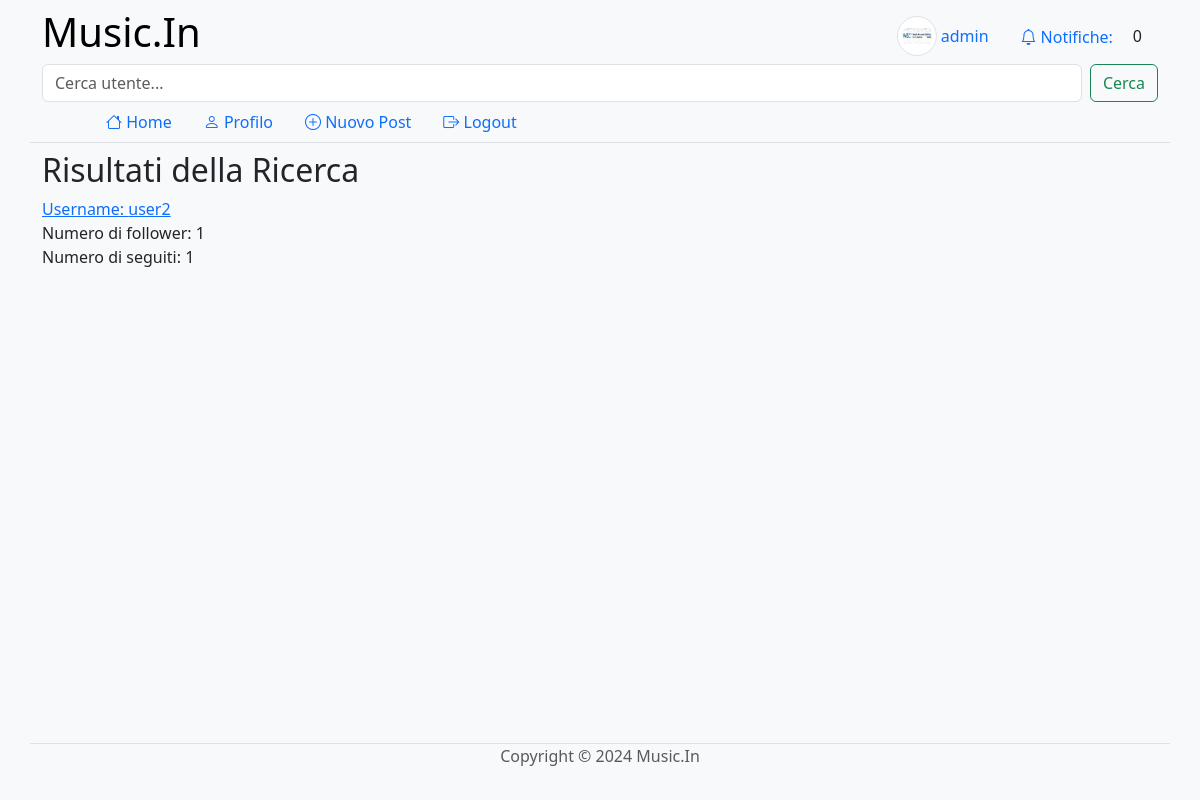
The app's page /search.php?user_id=2 (signed in) with its own data.
### tables this page shows
create table users (
     `id` int not null AUTO_INCREMENT,
     `username` varchar(255) not null,
     `password` varchar(255) not null,
     `email` varchar(255) not null,
     `name` varchar(255),
     `surname` varchar(255),
     `image` varchar(255),
     `genre_id` int,
     constraint `IDUser` primary key (`id`),
     unique key `username` (`username`),
     unique key `email` (`email`));

### search.php (called while the page is built, shortened)
<?php
require_once __DIR__ . '/bootstrap.php';
$searchTerm = isset($_GET['user_id']) ? $_GET['user_id'] : '';
$users = [];
if (!empty($searchTerm)) {
    try {
        if (is_numeric($searchTerm)) {
            $stmt = $dbh->getConnection()->prepare("
                SELECT u.id, u.username, u.name, u.surname,
                       COUNT(DISTINCT f1.follower_id) AS followers_count,
                       COUNT(DISTINCT f2.followed_id) AS followings_count
                FROM users u
                LEFT JOIN follows f1 ON u.id = f1.followed_id
                LEFT JOIN follows f2 ON u.id = f2.follower_id
                WHERE u.id = :user_id
                GROUP BY u.id, u.username, u.name, u.surname
            ");
            $stmt->bindValue(':user_id', $searchTerm, PDO::PARAM_INT);
        }
        $stmt->execute();
        $users = $stmt->fetchAll(PDO::FETCH_ASSOC);
    } catch (PDOException $e) {
        die("Errore durante l'esecuzione della query: " . $e->getMessage());
    }
}
$templateParams = [
    "title" => "Risultati della Ricerca",
    "name" => "search",
    "users" => $users
];
require __DIR__ . '/template/base.php';
?>

### db/connessione-db.php (called while the page is built)
<?php
require_once(__DIR__ . "/dbhelper.php");
$servername = "localhost";
$username = "root";
$password = "";
$dbname = "music_in";
$port = 3306;
$dbh = new DatabaseHelper($servername, $username, $password, $dbname, $port);
?>

### db/dbhelper.php (called while the page is built, shortened)
<?php
class DatabaseHelper {
    private $conn;
    public function __construct($servername, $username, $password, $dbname, $port) {
        try {
            $this->conn = new PDO("mysql:host=$servername;dbname=$dbname;port=$port", $username, $password);
            $this->conn->setAttribute(PDO::ATTR_ERRMODE, PDO::ERRMODE_EXCEPTION);
            $this->conn->exec("SET NAMES utf8mb4");
        } catch(PDOException $e) {
            echo "Connessione al database fallita: " . $e->getMessage();
            die();
        }
    }
    public function getConnection() {
        return $this->conn;
    }
    public function getUserInfo($user_id) {
        $query_user = "SELECT username, email, name, surname, image as profile_image, genre_id FROM users WHERE id = :user_id";
        $stmt_user = $this->conn->prepare($query_user);
        $stmt_user->bindParam(':user_id', $user_id);
        $stmt_user->execute();
        $user = $stmt_user->fetch(PDO::FETCH_ASSOC);
        return $user;
    }
}
?>

### template/base.php (the view, shortened to what this page needs)
<!DOCTYPE html>
<html lang="it" class="h-100">
<head>
    <link href="https://cdn.jsdelivr.net/npm/bootstrap@5.3.3/dist/css/bootstrap.min.css" rel="stylesheet">
    <link rel="stylesheet" href="https://cdn.jsdelivr.net/npm/bootstrap-icons@1.11.3/font/bootstrap-icons.min.css">
    <link rel='stylesheet' type='text/css' href='css/common.css'>
</head>
<body class="bg-light d-flex flex-column h-100">
<?php
$username = $dbh->getUserInfo(getCurrentUserId())['username'];
$profile_image = $dbh->getUserInfo(getCurrentUserId())['profile_image'];
?>
    <nav class="navbar navbar-expand-md navbar-light bg-light sticky-top">
        <div class="container justify-content-center border-bottom">
            <div class="col-12">
                <div class="d-flex">
                    <h1><a class="navbar-brand h1 fs-1" href="/">Music.In</a></h1>
                    <div class="container nav nav-pills align-items-center justify-content-end">
                        <a class="nav-link" href="profile.php">
                            <?php if (!empty($profile_image)): ?>
                                <img class="avatar-thumbnail img-thumbnail rounded-circle" src="<?php echo UPLOAD_DIR . htmlspecialchars($profile_image); ?>" alt="Immagine Profilo">
                            <?php else: ?>
                                <span class="bi bi-person-circle align-middle"></span>
                            <?php endif; ?>
                            <span class="d-none d-sm-inline align-middle"><?php echo htmlspecialchars($username); ?></span>
                        </a>
                        <a class="nav-link <?php markIfActive("notifications.php"); ?>" href="notifications.php"><span class="bi bi-bell align-middle"></span><span class="d-none d-sm-inline ms-1 align-middle">Notifiche:</span></a>
                        <span id="notification_counter" class="p-1">0</span>
                    </div>
                </div>
                <form class="d-flex" role="search" action="search.php" method="get">
                <input class="form-control me-2" type="search" id="searchBar" name="user_id" placeholder="Cerca utente..." aria-label="Search">
                <button class="btn btn-outline-success" type="submit">Cerca</button>
            </form>
                <div class="px-5 navbar-collapse" id="navbarCollapse">
                    <ul class="nav nav-pills col-12 col-lg-auto my-2 justify-content-center my-md-0 text-small">
                        <?php
                        $navlinks = [
                            ["index.php", "bi-house", "Home"],
                            ["profile.php", "bi-person", "Profilo"],
                            ["new-post.php", "bi-plus-circle", "Nuovo Post"],
                            ["logout.php", "bi-box-arrow-right", "Logout"],
                        ];
                        ?>
                        <?php foreach ($navlinks as $navlink) : ?>
                            <li class="nav-item">
                                <a class="nav-link <?php markIfActive($navlink[0]); ?>" href="<?php echo $navlink[0]; ?>">
                                    <span class="bi <?php echo $navlink[1]; ?>"></span>
                                    <span class="d-none d-md-inline"><?php echo $navlink[2]; ?></span>
                                </a>
                            </li>
                        <?php endforeach; ?>
                    </ul>
                </div>
            </div>
        </div>
    </nav>
    <main class="flex-shrink-0">
        <div class="container">
            <?php if(isset($templateParams["name"])) { require(__DIR__ . "/" . $templateParams["name"] . ".php"); } ?>
        </div>
    </main>
    <footer class="footer mt-auto py-3 bg-body-tertiary">
        <div class="container border-top">
            <p class="text-center text-body-secondary">Copyright &copy; 2024 Music.In</p>
        </div>
    </footer>
</body>
</html>

### template/search.php (shortened to what this page needs)
<h2><?php echo htmlspecialchars($templateParams["title"]); ?></h2>
<?php foreach ($templateParams["users"] as $user): ?>
    <div>
        <a href="profile.php?id=<?php echo $user['id']; ?>">
            Username: <?php echo htmlspecialchars($user['username']); ?><br>
        </a>
        Numero di follower: <?php echo $user['followers_count']; ?><br>
        Numero di seguiti: <?php echo $user['followings_count']; ?><br>
    </div>
    <br>
<?php endforeach; ?>

### css/common.css (style rules this page uses)
.avatar-thumbnail { height: 30pt; width: 30pt; object-fit: scale-down; }

### records on screen
users: image (picture), username "admin"
users: username "user2", followers_count "1", followings_count "1"

### other values on screen
$navlink[2] "Home"
$navlink[2] "Profilo"
$navlink[2] "Nuovo Post"
$navlink[2] "Logout"
$templateParams["title"] "Risultati della Ricerca"
